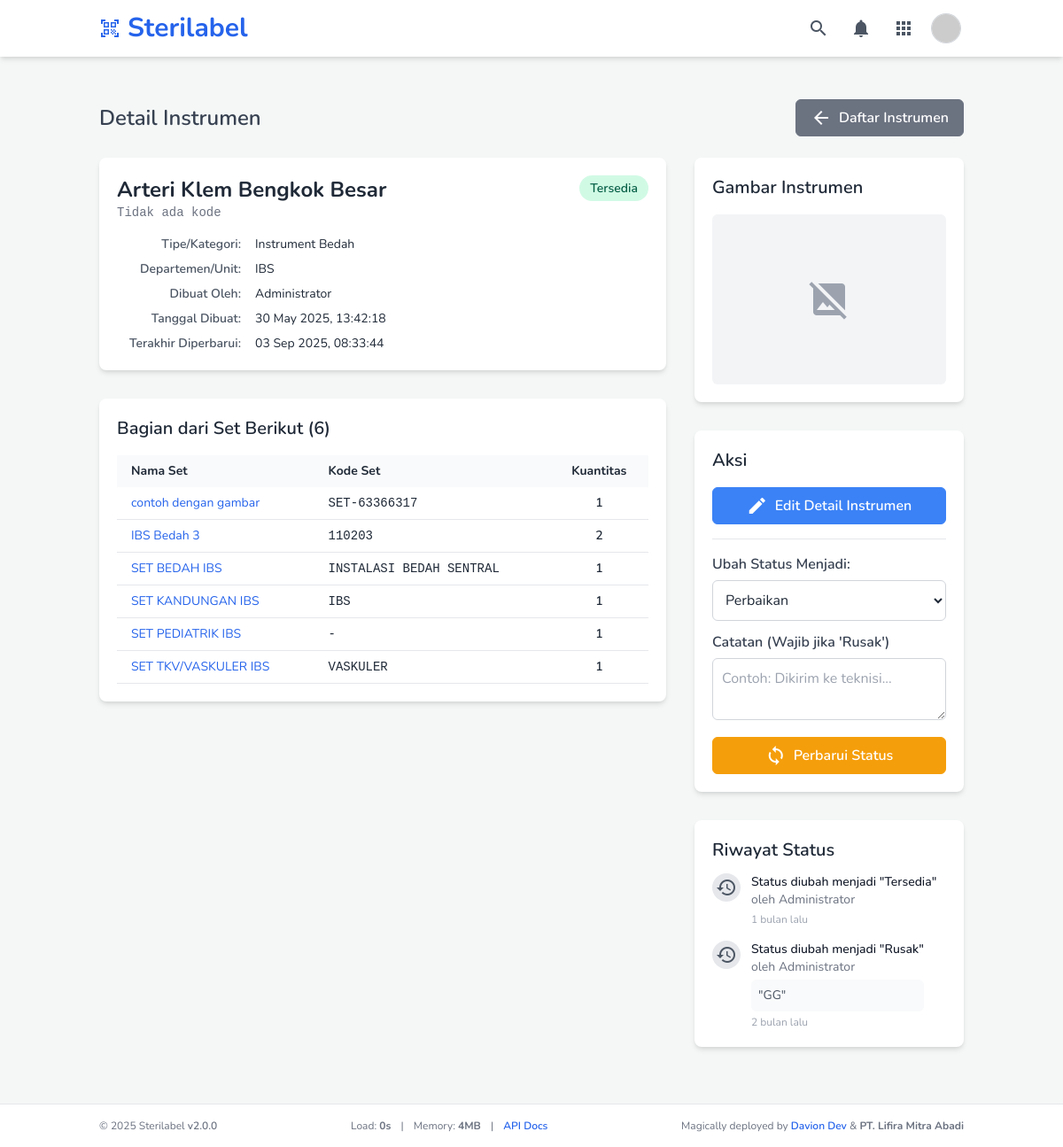
/instrument_detail.php?instrument_id=5 (signed in), run on the app's committed database.
### tables this page shows
CREATE TABLE `instruments` (
  `instrument_id` int(11) NOT NULL,
  `instrument_name` varchar(255) NOT NULL,
  `instrument_code` varchar(100) DEFAULT NULL,
  `instrument_type_id` int(11) DEFAULT NULL,
  `department_id` int(11) NOT NULL,
  `notes` text DEFAULT NULL,
  `image_filename` varchar(255) DEFAULT NULL,
  `status` varchar(50) NOT NULL DEFAULT 'tersedia',
  `expiry_in_days` int(5) DEFAULT NULL COMMENT 'Masa kedaluwarsa standar untuk instrumen ini dalam hari. NULL berarti menggunakan pengaturan global.',
  `created_by_user_id` int(11) DEFAULT NULL,
  `created_at` timestamp NULL DEFAULT current_timestamp(),
  `updated_at` timestamp NULL DEFAULT current_timestamp() ON UPDATE current_timestamp()
);

CREATE TABLE `instrument_types` (
  `type_id` int(11) NOT NULL,
  `type_name` varchar(100) NOT NULL,
  `is_active` tinyint(1) NOT NULL DEFAULT 1,
  `created_at` timestamp NOT NULL DEFAULT current_timestamp()
);

CREATE TABLE `departments` (
  `department_id` int(11) NOT NULL,
  `department_name` varchar(100) NOT NULL,
  `is_active` tinyint(1) NOT NULL DEFAULT 1,
  `created_at` timestamp NOT NULL DEFAULT current_timestamp()
);

CREATE TABLE `users` (
  `user_id` int(11) NOT NULL,
  `username` varchar(50) NOT NULL,
  `email` varchar(100) DEFAULT NULL,
  `password_hash` varchar(255) NOT NULL,
  `full_name` varchar(100) DEFAULT NULL,
  `role` enum('admin','staff','supervisor') NOT NULL DEFAULT 'staff',
  `created_at` timestamp NULL DEFAULT current_timestamp()
);

CREATE TABLE `instrument_set_items` (
  `set_item_id` int(11) NOT NULL,
  `set_id` int(11) NOT NULL,
  `instrument_id` int(11) NOT NULL,
  `quantity` int(11) NOT NULL DEFAULT 1
);

CREATE TABLE `instrument_sets` (
  `set_id` int(11) NOT NULL,
  `set_name` varchar(255) NOT NULL,
  `set_code` varchar(100) DEFAULT NULL,
  `special_instructions` text DEFAULT NULL,
  `expiry_in_days` int(5) DEFAULT NULL COMMENT 'Masa kedaluwarsa standar untuk set ini dalam hari. NULL berarti menggunakan aturan terpendek dari item di dalamnya atau pengaturan global.',
  `created_by_user_id` int(11) DEFAULT NULL,
  `created_at` timestamp NULL DEFAULT current_timestamp(),
  `updated_at` timestamp NULL DEFAULT current_timestamp() ON UPDATE current_timestamp()
);

CREATE TABLE `instrument_history` (
  `history_id` int(11) NOT NULL,
  `instrument_id` int(11) NOT NULL,
  `changed_to_status` varchar(50) NOT NULL,
  `user_id` int(11) DEFAULT NULL,
  `change_timestamp` timestamp NOT NULL DEFAULT current_timestamp(),
  `notes` text DEFAULT NULL
);

### config.php (called while the page is built, shortened)
<?php
if (!function_exists('getUniversalStatusBadge')) {
    function getUniversalStatusBadge(string $status): array
    {
        $statusLower = strtolower(str_replace(' ', '_', $status));
        $defaultClass = 'bg-gray-100 text-gray-700';
        $defaultText = ucfirst(str_replace('_', ' ', $status));
        $statusMap = [
            'active' => ['text' => 'Aktif', 'class' => 'bg-green-100 text-green-800'],
            'used' => ['text' => 'Telah Digunakan', 'class' => 'bg-blue-100 text-blue-800'],
            'expired' => ['text' => 'Kedaluwarsa', 'class' => 'bg-red-100 text-red-800'],
            'pending_validation' => ['text' => 'Pending Validasi', 'class' => 'bg-yellow-100 text-yellow-800'],
            'recalled' => ['text' => 'Ditarik Kembali', 'class' => 'bg-purple-100 text-purple-700'],
            'voided' => ['text' => 'Dibatalkan', 'class' => 'bg-gray-400 text-white'],
            'persiapan' => ['text' => 'Persiapan', 'class' => 'bg-gray-200 text-gray-800'],
            'menunggu_validasi' => ['text' => 'Menunggu Validasi', 'class' => 'bg-yellow-100 text-yellow-800'],
            'completed' => ['text' => 'Selesai (Lulus)', 'class' => 'bg-green-100 text-green-800'],
            'selesai' => ['text' => 'Selesai (Lulus)', 'class' => 'bg-green-100 text-green-800'],
            'failed' => ['text' => 'Gagal', 'class' => 'bg-red-100 text-red-800'],
            'gagal' => ['text' => 'Gagal', 'class' => 'bg-red-100 text-red-800'],
            'tersedia' => ['text' => 'Tersedia', 'class' => 'bg-green-100 text-green-800'],
            'sterilisasi' => ['text' => 'Sterilisasi', 'class' => 'bg-blue-100 text-blue-800'],
            'perbaikan' => ['text' => 'Perbaikan', 'class' => 'bg-yellow-100 text-yellow-800'],
            'rusak' => ['text' => 'Rusak', 'class' => 'bg-red-100 text-red-800'],
        ];
        return $statusMap[$statusLower] ?? ['text' => $defaultText, 'class' => $defaultClass];
    }
}
if (!function_exists('timeAgo')) {
    function timeAgo(string $datetime): string {
        try {
            $now = new DateTime('now', new DateTimeZone('Asia/Jakarta'));
            $ago = new DateTime($datetime, new DateTimeZone('Asia/Jakarta'));
            $diff = $now->diff($ago);
            $diff->w = floor($diff->d / 7);
            $diff->d -= $diff->w * 7;
            $string = ['y' => 'tahun', 'm' => 'bulan', 'w' => 'minggu', 'd' => 'hari', 'h' => 'jam', 'i' => 'menit', 's' => 'detik'];
            foreach ($string as $k => &$v) {
                if ($diff->$k) $v = $diff->$k . ' ' . $v; else unset($string[$k]);
            }
            return implode(', ', array_slice($string, 0, 1)) . ' lalu';
        } catch (Exception $e) {
            error_log("Error in timeAgo function (config.php): " . $e->getMessage() . " for datetime: " . $datetime);
            return 'tanggal tidak valid';
        }
    }
}

### instrument_detail.php (the view, shortened to what this page needs)
<?php
require_once 'header.php';
$instrumentId = null;
$instrumentData = null;
$setsContainingInstrument = [];
$instrumentHistory = [];
if (isset($_GET['instrument_id']) && is_numeric($_GET['instrument_id'])) {
    $instrumentId = (int)$_GET['instrument_id'];
} else {
    $_SESSION['flash_message'] = ['type' => 'error', 'text' => 'ID Instrumen tidak valid atau tidak disediakan.'];
    header("Location: manage_instruments.php");
    exit;
}
$conn = connectToDatabase();
if ($conn) {
    $sql = "SELECT i.*, u.username as creator_username, u.full_name as creator_full_name, it.type_name, d.department_name
            FROM instruments i
            LEFT JOIN users u ON i.created_by_user_id = u.user_id
            LEFT JOIN instrument_types it ON i.instrument_type_id = it.type_id
            LEFT JOIN departments d ON i.department_id = d.department_id
            WHERE i.instrument_id = ?";
    if ($stmt = $conn->prepare($sql)) {
        $stmt->bind_param("i", $instrumentId);
        $stmt->execute();
        $result = $stmt->get_result();
        if ($result && $result->num_rows === 1) {
            $instrumentData = $result->fetch_assoc();
        } else {
            $pageErrorMessage = "Instrumen tidak ditemukan (ID: " . htmlspecialchars((string)$instrumentId) . ").";
        }
    } else {
        $pageErrorMessage = "Gagal mempersiapkan statement: " . $conn->error;
    }
    if ($instrumentData) {
        $sqlSets = "SELECT s.set_id, s.set_name, s.set_code, isi.quantity
                    FROM instrument_set_items isi
                    JOIN instrument_sets s ON isi.set_id = s.set_id
                    WHERE isi.instrument_id = ? ORDER BY s.set_name ASC";
        if ($stmtSets = $conn->prepare($sqlSets)) {
            $stmtSets->bind_param("i", $instrumentId);
            $stmtSets->execute();
            $resultSets = $stmtSets->get_result();
            while ($rowSet = $resultSets->fetch_assoc()) {
                $setsContainingInstrument[] = $rowSet;
            }
        }
        $sqlHistory = "SELECT h.*, u.full_name as changer_name, u.username as changer_username
                       FROM instrument_history h
                       LEFT JOIN users u ON h.user_id = u.user_id
                       WHERE h.instrument_id = ? ORDER BY h.change_timestamp DESC";
        if ($stmtHistory = $conn->prepare($sqlHistory)) {
            $stmtHistory->bind_param("i", $instrumentId);
            $stmtHistory->execute();
            $resultHistory = $stmtHistory->get_result();
            while ($rowHistory = $resultHistory->fetch_assoc()) {
                $instrumentHistory[] = $rowHistory;
            }
        }
    }
} else {
    $pageErrorMessage = "Koneksi database gagal.";
}
?>
<main class="container mx-auto px-6 py-8">
    <div class="flex flex-wrap justify-between items-center mb-6 gap-4">
        <h2 class="text-2xl font-semibold text-gray-700">
            Detail Instrumen
        </h2>
        <a href="manage_instruments.php" class="btn btn-secondary"><span class="material-icons mr-2">arrow_back</span>Daftar Instrumen</a>
    </div>
    <?php if ($instrumentData): ?>
    <div class="grid grid-cols-1 lg:grid-cols-3 gap-8">
        <div class="lg:col-span-2 space-y-8">
            <div class="card">
                <div class="flex items-start justify-between mb-4">
                    <div>
                        <h3 class="text-2xl font-bold text-gray-800"><?php echo htmlspecialchars($instrumentData['instrument_name']); ?></h3>
                        <p class="font-mono text-sm text-gray-500"><?php echo htmlspecialchars($instrumentData['instrument_code'] ?? 'Tidak ada kode'); ?></p>
                    </div>
                    <?php $statusInfo = getUniversalStatusBadge($instrumentData['status']); ?>
                    <span class="status-badge-lg <?php echo $statusInfo['class']; ?> whitespace-nowrap"><?php echo $statusInfo['text']; ?></span>
                </div>
                 <dl class="detail-grid text-sm">
                    <dt>Tipe/Kategori:</dt><dd><?php echo htmlspecialchars($instrumentData['type_name'] ?? '-'); ?></dd>
                    <dt>Departemen/Unit:</dt><dd><?php echo htmlspecialchars($instrumentData['department_name'] ?? '-'); ?></dd>
                    <dt>Dibuat Oleh:</dt><dd><?php echo htmlspecialchars($instrumentData['creator_full_name'] ?? ($instrumentData['creator_username'] ?? 'N/A')); ?></dd>
                    <dt>Tanggal Dibuat:</dt><dd><?php echo (new DateTime($instrumentData['created_at']))->format('d M Y, H:i:s'); ?></dd>
                    <dt>Terakhir Diperbarui:</dt><dd><?php echo (new DateTime($instrumentData['updated_at']))->format('d M Y, H:i:s'); ?></dd>
                </dl>
            </div>
            <div class="card">
                <h3 class="text-xl font-semibold text-gray-800 mb-4">Bagian dari Set Berikut (<?php echo count($setsContainingInstrument); ?>)</h3>
                <?php if (!empty($setsContainingInstrument)): ?>
                    <div class="overflow-x-auto">
                        <table class="w-full text-sm">
                            <thead class="bg-gray-50"><tr><th class="px-4 py-2 text-left">Nama Set</th><th class="px-4 py-2 text-left">Kode Set</th><th class="px-4 py-2 text-center">Kuantitas</th></tr></thead>
                            <tbody>
                                <?php foreach ($setsContainingInstrument as $set): ?>
                                    <tr class="border-b"><td class="px-4 py-2"><a href="set_detail.php?set_id=<?php echo $set['set_id']; ?>" class="text-blue-600 hover:underline"><?php echo htmlspecialchars($set['set_name']); ?></a></td><td class="px-4 py-2 font-mono"><?php echo htmlspecialchars($set['set_code'] ?? '-'); ?></td><td class="px-4 py-2 text-center font-semibold"><?php echo htmlspecialchars((string)$set['quantity']); ?></td></tr>
                                <?php endforeach; ?>
                            </tbody>
                        </table>
                    </div>
                <?php else: ?><p class="text-gray-600">Instrumen ini tidak tergabung dalam set manapun.</p><?php endif; ?>
            </div>
        </div>
        <div class="lg:col-span-1 space-y-8">
            <div class="card">
                <h3 class="text-xl font-semibold text-gray-800 mb-4">Gambar Instrumen</h3>
                <div class="w-full h-48 bg-gray-100 rounded-md flex items-center justify-center">
                    <?php if (!empty($instrumentData['image_filename']) && file_exists('uploads/instruments/' . $instrumentData['image_filename'])): ?>
                        <img src="uploads/instruments/<?php echo htmlspecialchars($instrumentData['image_filename']); ?>?t=<?php echo time(); ?>" alt="Gambar Instrumen" class="max-h-full max-w-full object-contain">
                    <?php else: ?>
                        <span class="material-icons text-gray-400" style="font-size: 48px;">image_not_supported</span>
                    <?php endif; ?>
                </div>
            </div>
            <div class="card">
                <h3 class="text-xl font-semibold text-gray-800 mb-4">Aksi</h3>
                <div class="space-y-4">
                    <a href="instrument_edit.php?instrument_id=<?php echo $instrumentId; ?>" class="btn btn-primary w-full"><span class="material-icons mr-2">edit</span>Edit Detail Instrumen</a>
                    <div class="border-t pt-4">
                        <form action="php_scripts/instrument_update_status.php" method="POST">
                            <div class="mb-3">
                                <label for="new_status" class="form-label font-medium">Ubah Status Menjadi:</label>
                                <select name="new_status" id="new_status" class="form-select">
                                    <option value="perbaikan" <?php echo $instrumentData['status'] === 'perbaikan' ? 'disabled' : ''; ?>>Perbaikan</option>
                                </select>
                            </div>
                            <div class="mb-3">
                                <label for="status_notes" class="form-label">Catatan (Wajib jika 'Rusak')</label>
                                <textarea name="notes" id="status_notes" rows="2" class="form-input" placeholder="Contoh: Dikirim ke teknisi..."></textarea>
                            </div>
                            <button type="submit" class="btn btn-warning w-full"><span class="material-icons mr-2">sync</span>Perbarui Status</button>
                        </form>
                    </div>
                </div>
            </div>
            <div class="card">
                <h3 class="text-xl font-semibold text-gray-800 mb-3">Riwayat Status</h3>
                <?php if (!empty($instrumentHistory)): ?>
                    <ul class="space-y-4">
                        <?php foreach ($instrumentHistory as $history): ?>
                            <li class="flex space-x-3">
                                <div class="flex-shrink-0">
                                    <span class="h-8 w-8 rounded-full flex items-center justify-center bg-gray-200 text-gray-600"><span class="material-icons text-lg">history</span></span>
                                </div>
                                <div>
                                    <p class="text-sm font-medium text-gray-900">Status diubah menjadi "<?php echo htmlspecialchars(getUniversalStatusBadge($history['changed_to_status'])['text']); ?>"</p>
                                    <p class="text-sm text-gray-500">oleh <?php echo htmlspecialchars($history['changer_name'] ?? ($history['changer_username'] ?? 'Sistem')); ?></p>
                                    <?php if (!empty($history['notes'])): ?>
                                        <p class="mt-1 text-sm text-gray-600 bg-gray-50 p-2 rounded-md">"<?php echo nl2br(htmlspecialchars($history['notes'])); ?>"</p>
                                    <?php endif; ?>
                                    <p class="text-xs text-gray-400 mt-1" title="<?php echo (new DateTime($history['change_timestamp']))->format('d M Y, H:i:s'); ?>"><?php echo timeAgo($history['change_timestamp']); ?></p>
                                </div>
                            </li>
                        <?php endforeach; ?>
                    </ul>
                <?php else: ?><p class="text-gray-600">Belum ada riwayat perubahan status.</p><?php endif; ?>
            </div>
        </div>
    </div>
    <?php endif; ?>
</main>
<?php
require_once 'footer.php';
?>

### data on the page
instruments: instrument_name "Arteri Klem Bengkok Besar", instrument_code "Tidak ada kode", status "Tersedia", instrument_type.type_name "Instrument Bedah", department.department_name "IBS", created_by_user.full_name "Administrator", created_at "30 May 2025, 13:42:18", updated_at "03 Sep 2025, 08:33:44"
instrument_set_items: set.set_name "contoh dengan gambar", set.set_code "SET-63366317", quantity "1"
instrument_set_items: set.set_name "IBS Bedah 3", set.set_code "110203", quantity "2"
instrument_set_items: set.set_name "SET BEDAH IBS", set.set_code "INSTALASI BEDAH SENTRAL", quantity "1"
instrument_set_items: set.set_name "SET KANDUNGAN IBS", set.set_code "IBS", quantity "1"
instrument_set_items: set.set_name "SET PEDIATRIK IBS", set.set_code "-", quantity "1"
instrument_set_items: set.set_name "SET TKV/VASKULER IBS", set.set_code "VASKULER", quantity "1"
instrument_history: changed_to_status "Tersedia", user.full_name "Administrator", change_timestamp "1 bulan lalu"
instrument_history: changed_to_status "Rusak", user.full_name "Administrator", notes "GG", change_timestamp "2 bulan lalu"

### other printed values
$appInstanceName "Sterilabel"
count($setsContainingInstrument) "6"
$appInstanceNameForFooter "Sterilabel"
APP_VERSION "2.0.0"
$memory_usage "4"
